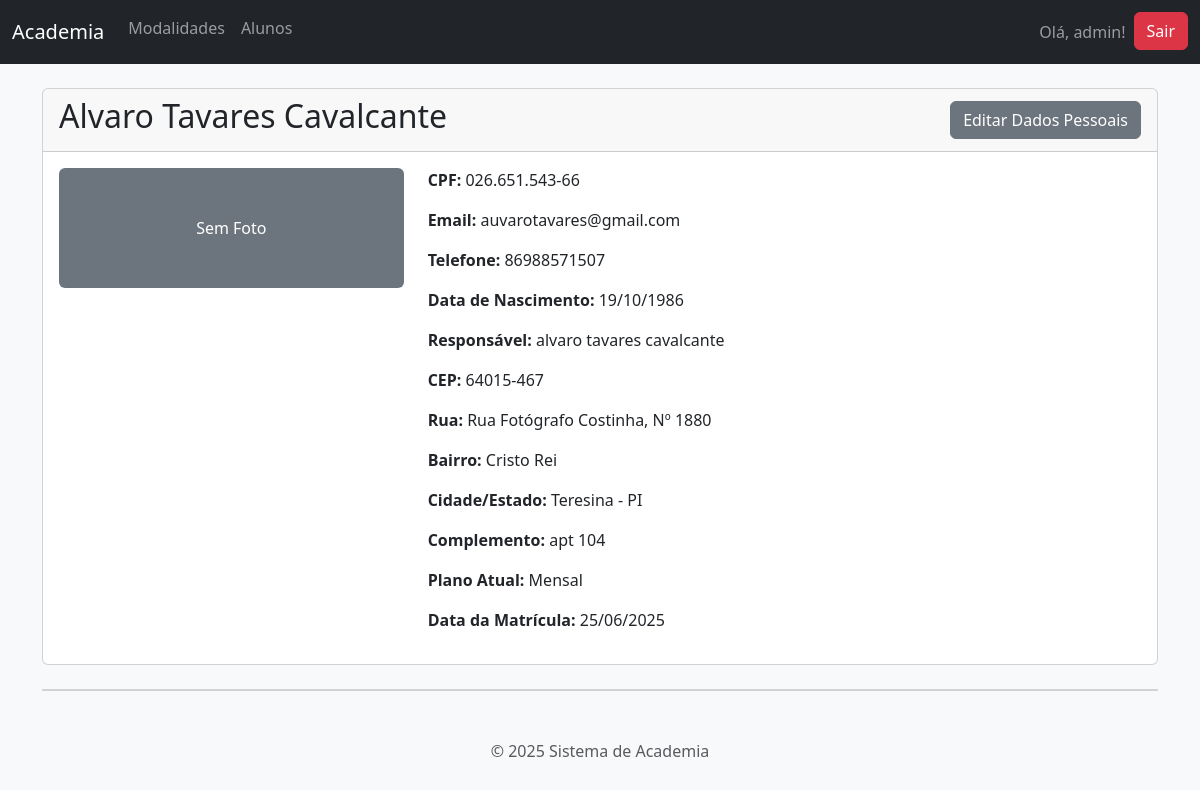
/gestao/alunos/1/ (signed in), run on the app's committed database.
### gestao_academia/models.py (models this page shows, shortened)
class Aluno(models.Model):
    nome_completo = models.CharField(max_length=255, verbose_name="Nome Completo")
    cpf = models.CharField(max_length=14, unique=True, verbose_name="CPF", help_text="Formato: 000.000.000-00", null=True)
    data_nascimento = models.DateField(verbose_name="Data de Nascimento")
    telefone = models.CharField(max_length=20, blank=True, null=True, verbose_name="Telefone")
    email = models.EmailField(max_length=255, unique=True, verbose_name="E-mail")
    responsavel = models.CharField(max_length=255, blank=True, null=True, verbose_name="Nome do Responsável (se menor de 18 anos)")
    cep = models.CharField(max_length=9, blank=True, null=True, verbose_name="CEP")
    rua = models.CharField(max_length=255, blank=True, null=True, verbose_name="Rua")
    numero = models.CharField(max_length=10, blank=True, null=True, verbose_name="Número")
    complemento = models.CharField(max_length=100, blank=True, null=True, verbose_name="Complemento")
    bairro = models.CharField(max_length=100,blank=True, null=True, verbose_name="Bairro")
    cidade = models.CharField(max_length=100, blank=True, null=True, verbose_name="Cidade")
    estado = models.CharField(max_length=2, blank=True, null=True, verbose_name="Estado (UF)")
    data_matricula = models.DateField(default=timezone.now, verbose_name="Data da Matrícula")
    plano = models.ForeignKey(Plano, on_delete=models.SET_NULL, null=True, blank=True, related_name="alunos", verbose_name="Plano Atual")
    foto = models.ImageField(upload_to='fotos_alunos/', blank=True, null=True, verbose_name="Foto")
    modalidades = models.ManyToManyField(Modalidade, through='MatriculaModalidade', related_name="alunos")

class Plano(models.Model):
   nome = models.CharField(max_length=100, unique=True, verbose_name="Nome do Plano")
   valor = models.DecimalField(max_digits=8, decimal_places=2, verbose_name="Valor Mensal")
   duracao_meses = models.IntegerField(default=1, verbose_name="Duração (meses)")

### gestao_academia/views.py (the view)
# urls.py: path('alunos/<int:pk>/', views.aluno_detalhe, name='aluno_detalhe'),
@login_required
def aluno_detalhe(request, pk):
    aluno = get_object_or_404(Aluno, pk=pk)
    return render(request, 'gestao_academia/aluno_detalhe.html', {'aluno': aluno})

### gestao_academia/templates/gestao_academia/aluno_detalhe.html (shortened to what this page needs)
{% extends 'base.html' %}
{% block content %}
<div class="card mb-4">
    <div class="card-header d-flex justify-content-between align-items-center">
        <h2>{{ aluno.nome_completo }}</h2>
        <a href="{% url 'aluno_editar' pk=aluno.pk %}" class="btn btn-secondary">Editar Dados Pessoais</a>
    </div>
    <div class="card-body">
        <div class="row">
            <div class="col-md-4">
                {% if aluno.foto %}
                    <img src="{{ aluno.foto.url }}" alt="Foto de {{ aluno.nome_completo }}" class="img-fluid rounded">
                {% else %}
                    <div class="bg-secondary text-white text-center p-5 rounded d-flex align-items-center justify-content-center">Sem Foto</div>
                {% endif %}
            </div>
            <div class="col-md-8">
                <p><strong>CPF:</strong> {{ aluno.cpf|default:"Não informado" }}</p>
                <p><strong>Email:</strong> {{ aluno.email }}</p>
                <p><strong>Telefone:</strong> {{ aluno.telefone|default:"Não informado" }}</p>
                <p><strong>Data de Nascimento:</strong> {{ aluno.data_nascimento|date:"d/m/Y" }}</p>
                {% if aluno.responsavel %}
                    <p><strong>Responsável:</strong> {{ aluno.responsavel }}</p>
                {% endif %}
                <p><strong>CEP:</strong> {{ aluno.cep|default:"Não informado" }}</p>
                <p><strong>Rua:</strong> {{ aluno.rua|default:"Não informada" }}, Nº {{ aluno.numero|default:"S/N" }}</p>
                <p><strong>Bairro:</strong> {{ aluno.bairro|default:"Não informado" }}</p>
                <p><strong>Cidade/Estado:</strong> {{ aluno.cidade|default:"Não informada" }} - {{ aluno.estado|default:"--" }}</p>
                {% if aluno.complemento %}
                    <p><strong>Complemento:</strong> {{ aluno.complemento }}</p>
                {% endif %}
                <p><strong>Plano Atual:</strong> {{ aluno.plano.nome|default:"Nenhum" }}</p>
                <p><strong>Data da Matrícula:</strong> {{ aluno.data_matricula|date:"d/m/Y" }}</p>
            </div>
        </div>
    </div>
</div>
<div class="card">
</div>
{% endblock %}

### templates/base.html (shortened to what this page needs)
<!DOCTYPE html>
<html lang="pt-br">
<head>
    <link href="https://cdn.jsdelivr.net/npm/bootstrap@5.3.3/dist/css/bootstrap.min.css" rel="stylesheet">
</head>
<body class="bg-light">
    <nav class="navbar navbar-expand-lg navbar-dark bg-dark mb-4">
    <div class="container-fluid">
        <a class="navbar-brand" href="{% url 'pagina_inicial' %}">Academia</a>
        <div class="collapse navbar-collapse" id="navbarNav">
            <ul class="navbar-nav me-auto mb-2 mb-1g-0">
                <li class="nav-item">
                    <a class="nav-link" href="{% url 'lista_modalidades' %}">Modalidades</a>
                </li>
                <li class="nav-item">
                    <a class="nav-link" href="{% url 'lista_alunos' %}">Alunos</a>
                </li>
            </ul>
            <ul class="navbar-nav ms-auto">
                {% if user.is_authenticated %}
                    <li class="nav-item">
                        <span class="nav-link">Olá, {{ user.username }}!</span>
                    </li>
                    <li class="nav-item">
                        <form action="{% url 'logout' %}" method="post">
                            <button type="submit" class="btn btn-danger">Sair</button>
                        </form>
                    </li>
                {% endif %}
            </ul>
        </div>
    </div>
</nav>
    <main class="container">
        {% block content %}{% endblock %}
    </main>
    <footer class="text-center text-muted mt-5">
        <p>&copy; {% now "Y" %} Sistema de Academia</p>
    </footer>
</body>
</html>

### data on the page
Aluno: nome_completo "Alvaro Tavares Cavalcante", cpf "026.651.543-66", email "auvarotavares@gmail.com", telefone "86988571507", data_nascimento "19/10/1986", responsavel "alvaro tavares cavalcante", cep "64015-467", rua "Rua Fotógrafo Costinha", numero "1880", bairro "Cristo Rei", cidade "Teresina", estado "PI", complemento "apt 104", plano.nome "Mensal", data_matricula "25/06/2025"

### other printed values
{{ user.username }} "admin"
